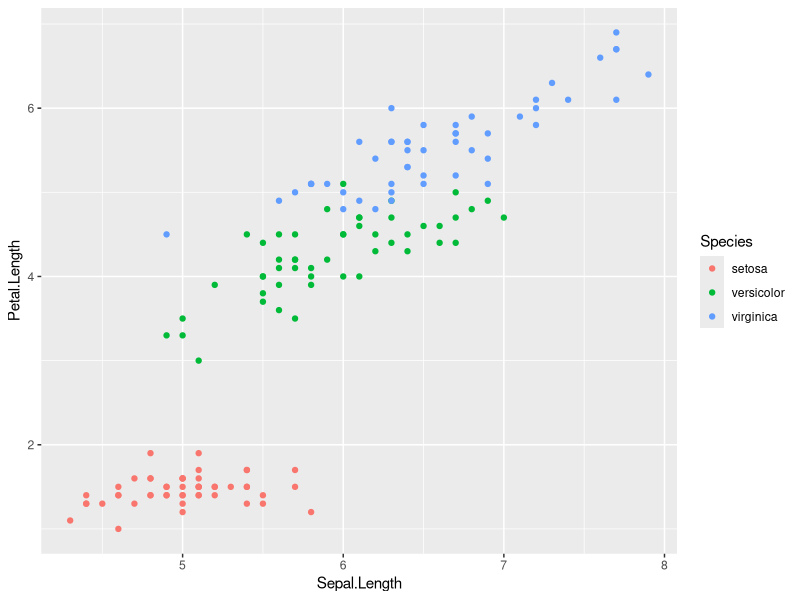
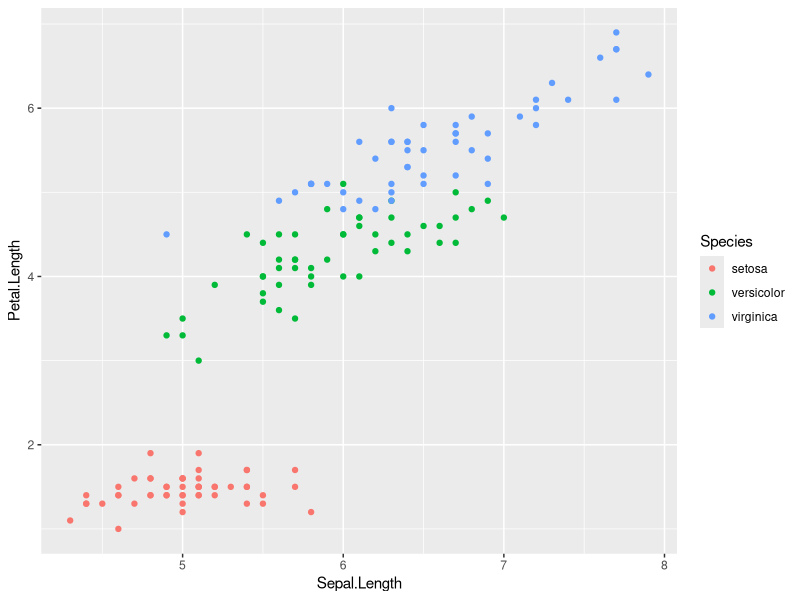
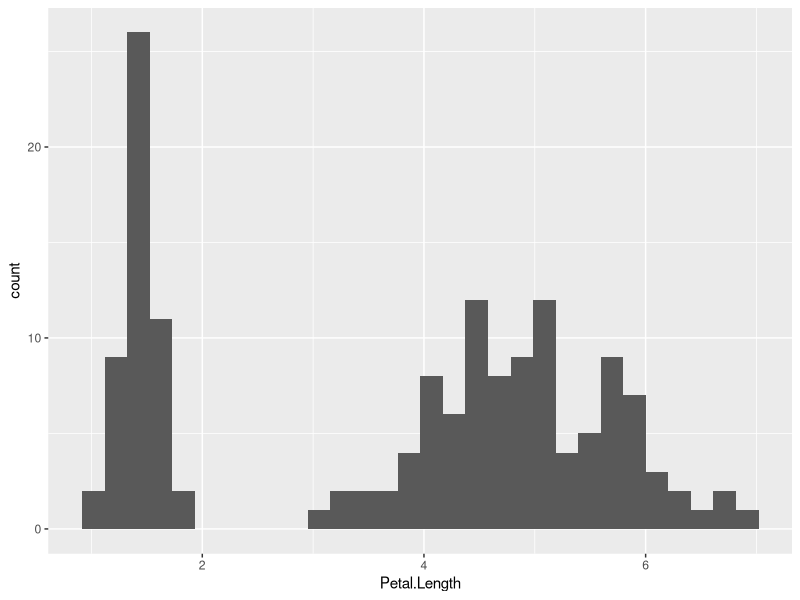

Write R code to recreate these figures, in order. (Note: this script raises an error after producing the figures.)
## ---- chunk 1
#| message: false
library(tidyverse)
as_tibble(iris)
## ---- chunk 2
ggplot(
  data = iris,
  mapping = aes(x = Sepal.Length, y = Petal.Length, color = Species)
) +
  geom_point()
## ---- chunk 3
iris |>
  ggplot(aes(x = Sepal.Length, y = Petal.Length, color = Species)) +
  geom_point()
## ---- chunk 4
#| message: false
iris |>
  ggplot(aes(x = Petal.Length)) +
  geom_histogram()
## ---- chunk 5
#| error: true
iris |>
  ggplot(aes(x = Petal.Length)) |>
  geom_histogram()
## ---- chunk 6
#| message: false
iris |>
  ggplot(aes(x = Petal.Length, color = Species)) +
  geom_histogram()
## ---- chunk 7
#| message: false
iris |>
  ggplot(aes(x = Petal.Length, color = Species, fill = Species)) +
  geom_histogram()
## ---- chunk 8
#| message: false
iris |>
  ggplot(aes(x = Petal.Length, color = Species, fill = Species)) +
  geom_histogram(position = "identity")
## ---- chunk 9
#| message: false
iris |>
  ggplot(aes(x = Petal.Length, color = Species, fill = Species)) +
  geom_histogram(position = "identity", alpha = 0.2)
## ---- chunk 10
iris |>
  ggplot(aes(x = Species, y = Petal.Length)) +
  geom_boxplot()
## ---- chunk 11
iris |>
  ggplot(aes(x = Species, y = Petal.Length,
             color = Species, fill = Species)) +
  geom_boxplot(alpha = 0.2) +
  theme_bw()
## ---- chunk 12
#| message: false
iris |>
  group_by(Species) |> # Perform summary calculations for each species
  summarize(mP = mean(Petal.Length), # Mean petal length
            minP = min(Petal.Length), # Minimum petal length
            maxP = max(Petal.Length)) |> # Maximum petal length
  ungroup() |> # Ungroup data
  # Start plotting:
  ggplot(aes(x = Species, y = mP, ymin = minP, ymax = maxP)) +
  geom_point() + # This takes the y aesthetic, for plotting the mean
  geom_errorbar(width = 0.2) # Takes the ymin and ymax aesthetics
## ---- chunk 13
#| message: false
iris |>
  group_by(Species) |>
  summarize(mP = mean(Petal.Length), # Mean petal length per species
            sP = sd(Petal.Length), # Standard deviation per species
            N = n(), # Sample size (number of observations) per species
            SEM = sP / sqrt(N), # Standard error of the mean
            CI = SEM * qt(1 - 0.025, N - 1)) |> # Confidence interval,
                 # read off at 1 - 0.025 because +/- 2.5% adds up to 5%
  ggplot(aes(x = Species, y = mP, ymin = mP - CI, ymax = mP + CI)) +
  geom_point() +
  geom_errorbar(width = 0.2) +
  ylab("Petal length")
## ---- chunk 14
#| message: false
iris |>
  group_by(Species) |>
  summarize(mP = mean(Petal.Length),
            sP = sd(Petal.Length),
            N = n(),
            SEM = sP / sqrt(N),
            CI = SEM * qt(1 - 0.025, N - 1)) |>
  ggplot(aes(x = Species, y = mP, ymin = mP - CI, ymax = mP + CI)) +
  # Below we change geom_point to geom_col (for "column"):
  geom_col(alpha = 0.4, color = "steelblue", fill = "steelblue") +
  geom_errorbar(width = 0.2, color = "steelblue") +
  ylab("Petal length")
## ---- chunk 15
tibble(Species = c("species 1", "species 2"),
       Average = c(148, 152),
       CI = c(0.8, 0.9)) |>
  ggplot(aes(x = Species, y = Average,
             ymin = Average - CI, ymax = Average + CI)) +
  geom_col(alpha = 0.4, color = "steelblue", fill = "steelblue") +
  geom_errorbar(width = 0.2, color = "steelblue") +
  ylab("Trait value")
## ---- chunk 16
tibble(Species = c("species 1", "species 2"),
       Average = c(148, 152),
       CI = c(0.8, 0.9)) |>
  ggplot(aes(x = Species, y = Average,
             ymin = Average - CI, ymax = Average + CI)) +
  geom_point(color = "steelblue") +
  geom_errorbar(width = 0.2, color = "steelblue") +
  ylab("Trait value")
